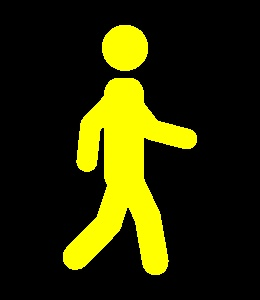
#> input picture yellow_black_image.jpeg, 260 x 300 px
$ python cv_light1.py
#> lines starting #> are read from the running program, lines starting #| are printed output that depends on the picture
from PIL import Image

# 加载图像
yellow_black_image = Image.open("yellow_black_image.jpeg")
#> yellow_black_image is the input picture: PIL image 260x300 RGB; mean R, G, B 43.4, 43.3, 1.3
green_black_image = Image.open("green_black_image.jpeg")
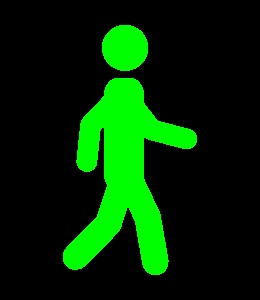
#> input picture green_black_image.jpeg, 260 x 300 px
#> green_black_image is the input picture: PIL image 260x300 RGB; mean R, G, B 0.8, 43.4, 1

# 获取图像尺寸
width1, height1 = yellow_black_image.size
#> width1 = 260; height1 = 300
width2, height2 = green_black_image.size
#> width2 = 260; height2 = 300

# 确保两张图像的高度相同
max_height = max(height1, height2)
#> max_height = 300
yellow_black_image = yellow_black_image.resize((int(width1 * max_height / height1), max_height))
green_black_image = green_black_image.resize((int(width2 * max_height / height2), max_height))

# 创建一个新的图像，尺寸为两张图像的宽度之和和高度的最大值
combined_image = Image.new("RGB", (yellow_black_image.width + green_black_image.width, max_height))
#> combined_image: PIL image 520x300 RGB; every value is 0

# 将两张图像粘贴到新图像中
combined_image.paste(yellow_black_image, (0, 0))
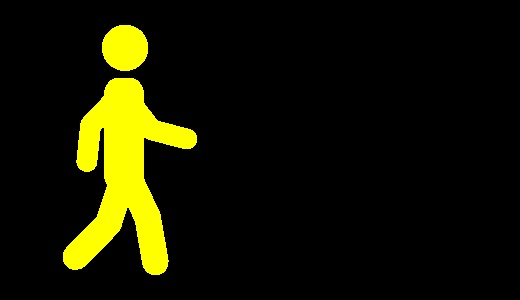
#> combined_image: PIL image 520x300 RGB; mean R, G, B 21.7, 21.7, 0.6
combined_image.paste(green_black_image, (yellow_black_image.width, 0))
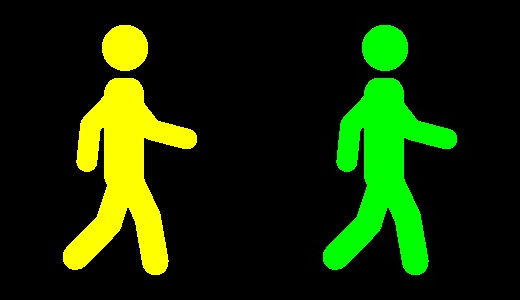
#> combined_image: PIL image 520x300 RGB; mean R, G, B 22.1, 43.4, 1.2

# 显示图像
combined_image.show()
